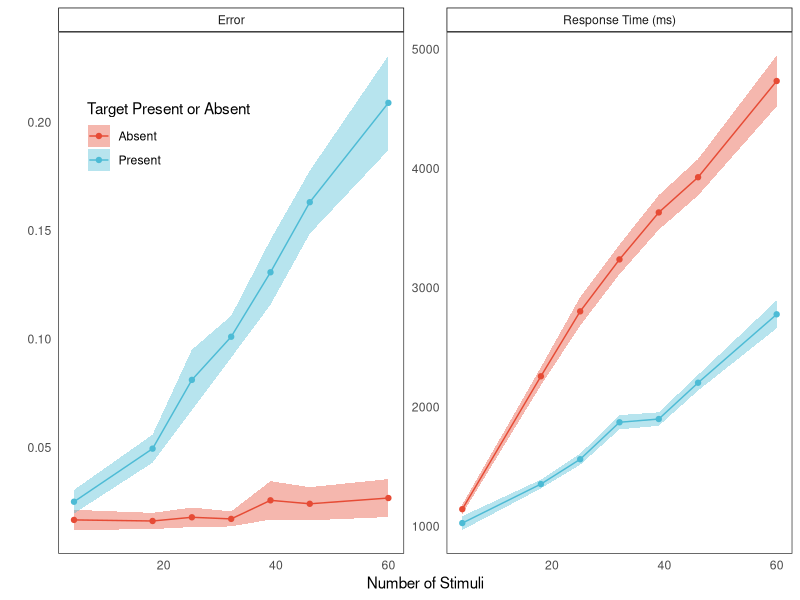
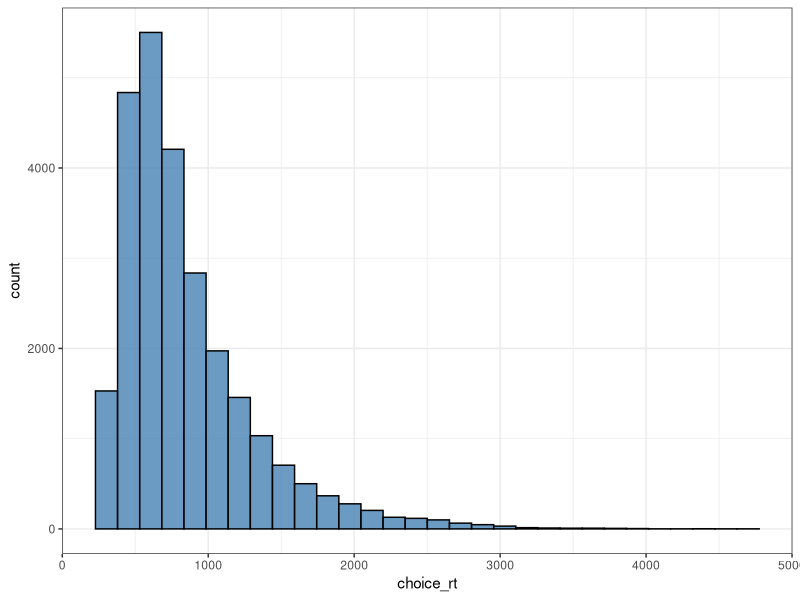
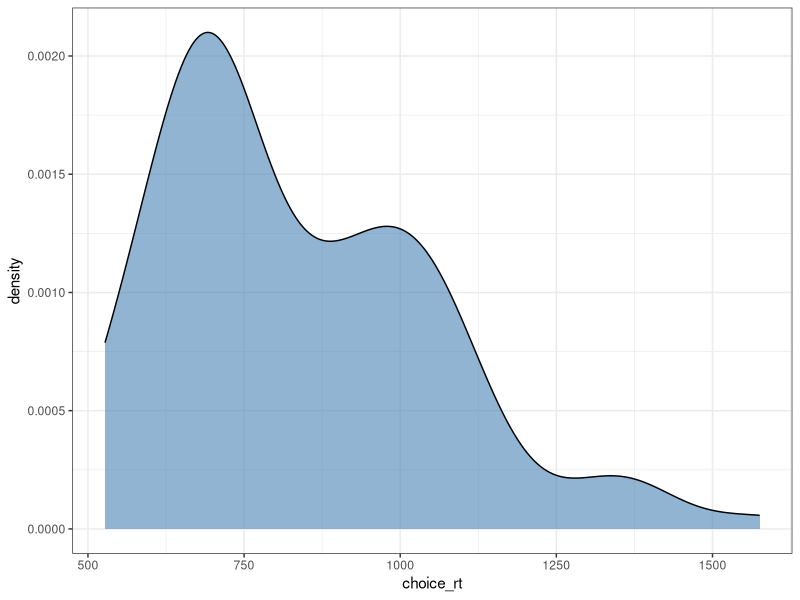

Here is the R script that generated these plots, in order:
## ---- chunk 1
library(tidyverse)
library(ggsci)
## ---- chunk 2
d <- read.csv('../../../data/main.csv')
N <- length(unique(d$subject))
head(d)

## ---- chunk 3
d %>% 
  group_by(subject, n_stimuli, present_or_absent) %>% 
  summarize(error_ = mean(error), search_rt_ = mean(search_rt)) %>% 
  group_by(n_stimuli, present_or_absent) %>% 
  summarize(error_m = mean(error_), error_se = sd(error_) / sqrt(N), rt_m = mean(search_rt_), rt_se = sd(search_rt_) / sqrt(N)) %>% 
  gather(var, value, error_m:rt_se) %>% 
  separate(var, into = c('metric', 'summary'), sep = '_') %>% 
  ungroup() %>% 
  spread(summary, value) %>% 
  mutate(metric = recode(metric, 'error' = 'Error', 'rt' = 'Response Time (ms)'),
         present_or_absent = recode(present_or_absent,
                                    `absent` = 'Absent',
                                    `present` = 'Present')) %>% 
  ggplot(aes(x = n_stimuli, y = m)) + 
  geom_point(aes(color = present_or_absent)) + 
  geom_ribbon(aes(ymin = m - se, ymax = m + se, fill = present_or_absent), alpha = .4) +
  geom_line(aes(color = present_or_absent)) + 
  labs(
    x = 'Number of Stimuli',
    y = '',
    fill = 'Target Present or Absent',
    color = 'Target Present or Absent'
  ) + 
  facet_wrap(~metric, scales = 'free') + 
  scale_fill_npg() + 
  scale_color_npg() + 
  theme_bw() + 
  theme(strip.background = element_rect(fill = 'white', color = 'black'),
        legend.position = c(.15,.8),
        axis.ticks = element_blank(),
        panel.grid = element_blank())
  
## ---- chunk 4
d$n_stimuli_c <- d$n_stimuli - 32
m_error <- lm(error ~ present_or_absent * n_stimuli_c, data = d)
summary(m_error)
confint(m_error)

## high stimuli
d$n_stimuli_h <- d$n_stimuli_c - max(d$n_stimuli_c)
m_error_h <- lm(error ~ present_or_absent * n_stimuli_h, data = d)
summary(m_error_h)
confint(m_error_h)

## low stimuli
d$n_stimuli_l <- d$n_stimuli_c + abs(min(d$n_stimuli_c))
m_error_l <- lm(error ~ present_or_absent * n_stimuli_l, data = d)
summary(m_error_l)
confint(m_error_l)
## ---- chunk 5
d %>% 
  ggplot(aes(x = choice_rt)) + 
  geom_histogram(color = 'black', fill = 'steelblue', alpha = .8) + 
  theme_bw()
## ---- chunk 6
d %>% 
  group_by(subject) %>% 
  summarize(choice_rt = mean(choice_rt)) %>% 
  ggplot(aes(x = choice_rt)) + 
  geom_density(fill = 'steelblue', alpha = .6) + 
  theme_bw()
